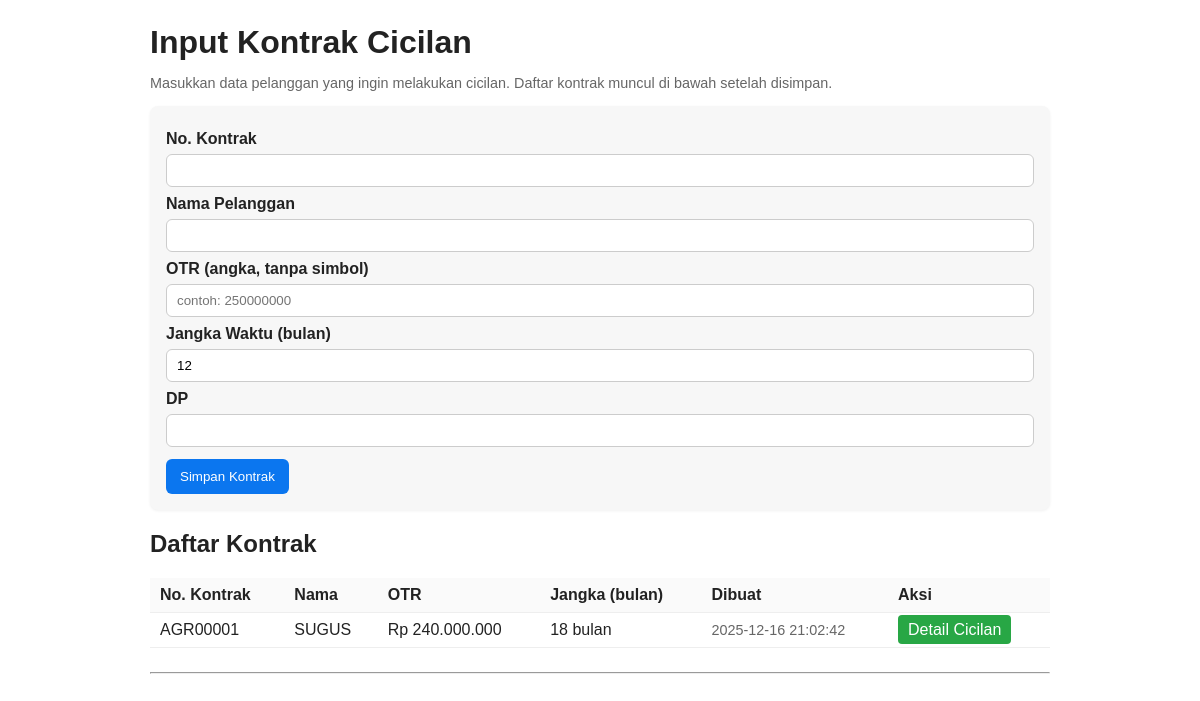
The page / on the database its author committed.
### tables this page shows
CREATE TABLE `kontrak` (
  `id` int(11) NOT NULL,
  `no_kontrak` varchar(50) NOT NULL,
  `nama` varchar(100) NOT NULL,
  `otr` bigint(20) UNSIGNED NOT NULL,
  `dp` bigint(20) UNSIGNED NOT NULL DEFAULT 0,
  `jangka_waktu` int(10) UNSIGNED NOT NULL,
  `created_at` datetime NOT NULL DEFAULT current_timestamp()
);

### index.php (the view, shortened to what this page needs)
<?php
require_once 'db.php';
function e($str) {
    return htmlspecialchars($str, ENT_QUOTES, 'UTF-8');
}
$stmt = $pdo->query("SELECT * FROM kontrak ORDER BY created_at DESC");
$kontrak_list = $stmt->fetchAll();
?>
<!doctype html>
<html lang="id">
<head>
</head>
<body>
  <h1>Input Kontrak Cicilan</h1>
  <p class="small">Masukkan data pelanggan yang ingin melakukan cicilan. Daftar kontrak muncul di bawah setelah disimpan.</p>
  <form method="post" action="">
    <label for="no_kontrak">No. Kontrak</label>
    <input type="text" id="no_kontrak" name="no_kontrak" value="<?php echo isset($_POST['no_kontrak']) ? e($_POST['no_kontrak']) : ''; ?>" required>
    <label for="nama">Nama Pelanggan</label>
    <input type="text" id="nama" name="nama" value="<?php echo isset($_POST['nama']) ? e($_POST['nama']) : ''; ?>" required>
    <label for="otr">OTR (angka, tanpa simbol)</label>
    <input type="text" id="otr" name="otr" value="<?php echo isset($_POST['otr']) ? e($_POST['otr']) : ''; ?>" required placeholder="contoh: 250000000">
    <label for="jangka_waktu">Jangka Waktu (bulan)</label>
    <input type="number" id="jangka_waktu" name="jangka_waktu" min="1" value="<?php echo isset($_POST['jangka_waktu']) ? e($_POST['jangka_waktu']) : '12'; ?>" required>
    <label>DP</label>
    <input type="number" name="dp" required>
    <button type="submit">Simpan Kontrak</button>
  </form>
  <h2>Daftar Kontrak</h2>
  <?php if (count($kontrak_list) === 0): ?>
    <p class="small">Belum ada kontrak.</p>
  <?php else: ?>
    <table>
      <thead>
        <tr>
          <th>No. Kontrak</th>
          <th>Nama</th>
          <th>OTR</th>
          <th>Jangka (bulan)</th>
          <th>Dibuat</th>
          <th>Aksi</th>
        </tr>
      </thead>
      <tbody>
        <?php foreach ($kontrak_list as $k): ?>
          <tr>
            <td><?php echo e($k['no_kontrak']); ?></td>
            <td><?php echo e($k['nama']); ?></td>
            <td>Rp <?php echo number_format($k['otr'], 0, ',', '.'); ?></td>
            <td><?php echo e($k['jangka_waktu']); ?> bulan</td>
            <td class="small"><?php echo e($k['created_at']); ?></td>
            <td>
                <a href="detail.php?no_kontrak=<?php echo e($k['no_kontrak']); ?>"
                    style="background:#28a745;color:white;padding:6px 10px;border-radius:4px;text-decoration:none;">
                    Detail Cicilan
                </a>
            </td>
          </tr>
        <?php endforeach; ?>
      </tbody>
    </table>
  <?php endif; ?>
  <hr style="margin:24px 0;" />
</body>
</html>

### index.php (style rules this page uses)
body { font-family: Arial, Helvetica, sans-serif; max-width: 900px; margin: 24px auto; padding: 0 16px; color: #222; }
h1 { margin-bottom: 6px; }
form { background:#f7f7f7; padding:16px; border-radius:8px; margin-bottom:20px; box-shadow: 0 1px 3px rgba(0,0,0,0.06); }
label { display:block; margin-top:8px; font-weight:600; }
input[type="text"], input[type="number"] { width:100%; padding:8px 10px; margin-top:6px; box-sizing:border-box; border:1px solid #ccc; border-radius:6px; }
button { margin-top:12px; padding:10px 14px; border:none; background:#0b76ef; color:white; border-radius:6px; cursor:pointer; }
table { width:100%; border-collapse: collapse; }
th, td { padding:8px 10px; border-bottom:1px solid #eee; text-align:left; }
th { background:#fafafa; }
.small { font-size:0.9rem; color:#666; }

### rows shown on the page
kontrak: no_kontrak "AGR00001", nama "SUGUS", otr "240.000.000", jangka_waktu "18", created_at "2025-12-16 21:02:42"
